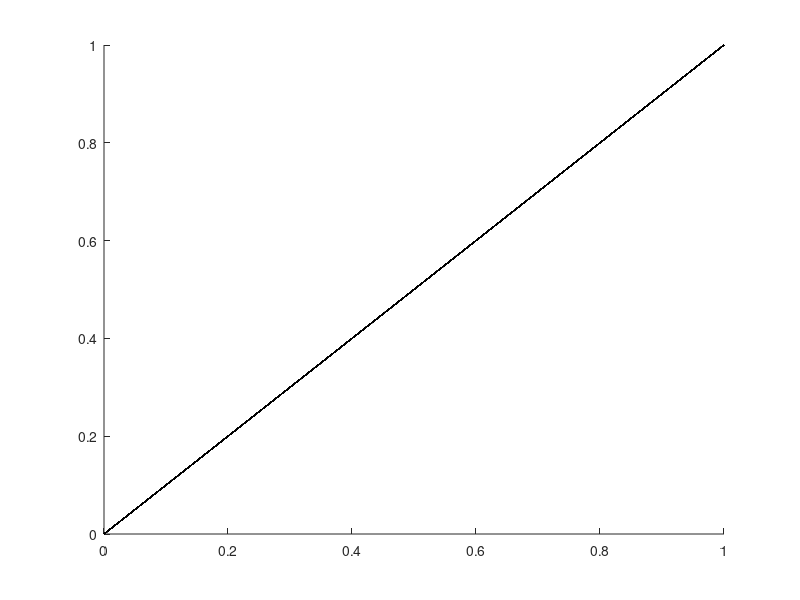
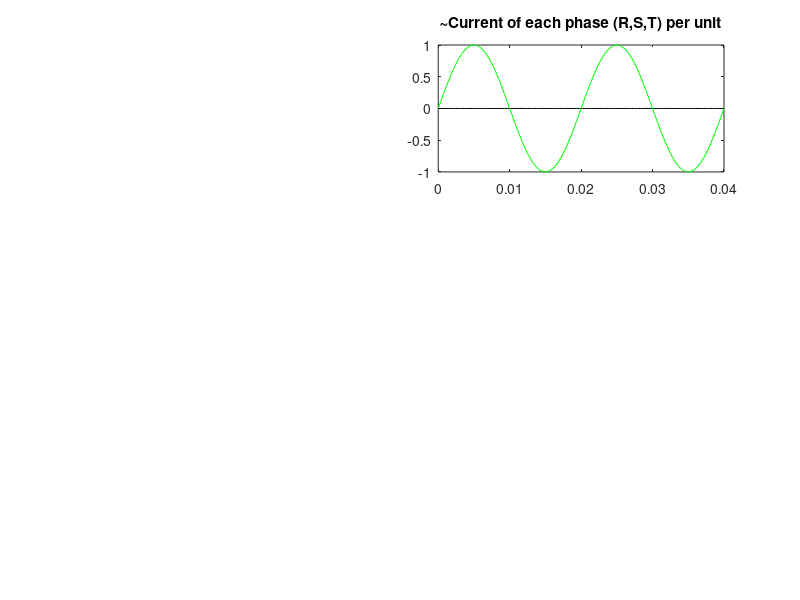

Write MATLAB code to recreate these figures, in order. (Note: this script raises an error after producing the figures.)
%% Clearing variables and close windoes and clearing command window

close all
clear
clc

tic;
%% 

%opengl hardware;

%% File Name

filename = 'polarnosym41.gif';       % Specify the output file name

gifc = 0 ;                                    % 1==yes or 0==no ==> creating .gif animation file

%% variables definition:

j=1i;                      %j=[0+1i]
f=50;                      %frequency
P=1/f;                     %Period
n=100;                      %Number of time steps
t=linspace(0,2*P,n);       %time
    %w=2*pi*f                  %angular frequency(Omega) (rad/s)
Bm=1;                      %amplitude of Mfield produced by each phase
m=round(sqrt(n))+1;
wtd=360*f*t;               %[omega]*t (degree)
wtr=2*pi*f*t;              %[omega]*t (radian)

%% Here we can make fault:

R =  1  +  0.10*sin(1.*wtr)   -  0.05 ;                  %Br=R*Bm*sin(w*t);
S =  1  +  0.19*sin(3.*wtr)   -  0.20 ;                  %Bs=S*Bm*sin(w*t-2*pi/3);
T =  1  +  0.10*sin(2.*wtr)   -  0.20 ;                  %Bt=T*Bm*sin(w*t+2*pi/3);
                        %%A=1.0 ; B=1.0 ;                             %Bnet :: [theta,Bn]=cart2pol(A*Nx,B*Ny);
  %   R=1;S=1;T=1;                             %

%% Magnetic Fields definition:

Br=(Bm*R).*sin(wtr)          ;% +     0.10*(Bm*R).*sin(3*wtr);             %Mfield produced by   phase  'R'  color=Black  +   3rd Harmonic
Bs=(Bm*S).*sin(wtr-2*pi/3)   ;% +     0.15*(Bm*S).*sin(3*(wtr-2*pi/3));    %Mfield produced by   phase  'S'  color=Blue   +   3rd Harmonic
Bt=(Bm*T).*sin(wtr+2*pi/3)   ;% +     0.12*(Bm*T).*sin(3*(wtr+2*pi/3));    %Mfield produced by   phase  'T'  color=Pink   +   3rd Harmonic

%% Mfields in polar coordinates:

RP=complex(Br,0);           
SP=Bs.*exp(j.*(-2*pi/3));              
TP=Bt.*exp(j.*(2*pi/3));           

%% Avaluating Bnet(PBn) vector:

PBn=RP+SP+TP;
theta=angle(PBn);
Bn=abs(PBn);

%% Wave shapes and geometrical positions

c1=Bm.*exp(j.*wtr);
c2=1.5*c1;
ir=(Bm).*sin(wtr);              %Ideal wave form of R
is=(Bm).*sin(wtr-2*pi/3);       %Ideal wave form of S
it=(Bm).*sin(wtr+2*pi/3);       %Ideal wave form of T
in=t-(-1.5+t);
iz=zeros(1,n);

%% Pre-allocating MField Vectors
a(n)=line;                  %a,b,c are M.field Vectors
for ii=1:n      
    a(ii)=line;  
end
b=a;
c=b;
d=c;
close;
%% Somthing for creating Animation

if (gifc == 1)    
    im=cell(n,1);    
    frame=struct('cdata',n,'colormap',3);
end

%%

%   rd=zeros(1,n);
%   sd=rd;
%   td=rd;
%   tt=t-(t-1.5);

%% Openning a Figure

figure('Renderer','OpenGL','NumberTitle','off','Name','Magnetic Fields in a 3phase-Stator By H.Najafi','Units','centimeters','Position',[0.25 2 40 18]);

%% Animated Lines

subplot(3,4,[3,4]);
plot(t,iz,'k',t,ir,'g');
title('~Current of each phase (R,S,T) per unit');
ral=animatedline('Color','k','LineWidth',1.5,'MaximumNumPoints',n);
ylim([-1.5 1.5]);xlim([0 max(t)]);
grid on;
grid minor;
ax = gca;
ax.YLabel.String = 'R';
ax.YLabel.FontSize = 10;
ax.YLabel.FontWeight='bold';

subplot(3,4,[7,8]);
plot(t,iz,'k',t,is,'g');
sal=animatedline('Color','b','LineWidth',1.5,'MaximumNumPoints',n);
ylim([-1.5 1.5]);xlim([0 max(t)]);
grid on;
grid minor;
ax = gca;
ax.YLabel.String = 'S';
ax.YLabel.FontSize = 10;
ax.YLabel.FontWeight='bold';

subplot(3,4,[11,12]);
plot(t,iz,'k',t,it,'g');
tal=animatedline('Color','m','LineWidth',1.5,'MaximumNumPoints',n);
ylim([-1.5 1.5]);xlim([0 max(t)]);
grid on;
grid minor;
ax = gca;
ax.YLabel.String = 'T';
ax.YLabel.FontSize = 10;
ax.YLabel.FontWeight='bold';
ax.XLabel.String = 'Time';
ax.XLabel.FontSize = 10;
ax.XLabel.FontWeight='bold';

subplot(3,4,[9,10]);
plot(wtd,in,'g','LineWidth',0.75);
title('Hamed Najafipour (S.R.T.T.U. <1396>)');
nal=animatedline('Color','r','LineWidth',1.5,'MaximumNumPoints',n);
               %ylim([-2 2]);
xlim([0 max(wtd)]);
grid on;
grid minor;
ax = gca;
ax.YLabel.String  = 'Amplitude of Bnet';
ax.YLabel.FontSize = 10;
ax.YLabel.FontWeight ='bold';
ax.XTickMode = 'manual';
ax.XTick = linspace(0,max(wtd),13);
ax.XLabel.String = 'Position of Bnet(0-360 Degree)';
ax.XLabel.FontSize = 10;
ax.XLabel.FontWeight='bold';

subplot(3,4,[1,2,5,6]);
polarplot(PBn,'r','LineWidth',2);
title('Magnetic Fields');
ax = gca;
ax.ThetaAxisUnits = 'degrees';
ax.ThetaTick = linspace(0,360,13);
ax.RLim = [0 2];
grid on;
grid minor;
hold on;

polarplot(c1 ,'g','LineWidth',1);
polarplot(c2 ,'g','LineWidth',1);
polarplot(PBn,'r','LineWidth',1);

%%

for ii=1:n        
    a(ii)=polarplot([0 theta(ii)], [0 Bn(ii)],'r','Marker','o','LineWidth',1.5,'Visible','off');    
    b(ii)=polarplot([0        0] , [0 Br(ii)],'k','Marker','o','LineWidth',1.0,'Visible','off');
    c(ii)=polarplot([0  -2*pi/3] , [0 Bs(ii)],'b','Marker','o','LineWidth',1.0,'Visible','off');
    d(ii)=polarplot([0   2*pi/3] , [0 Bt(ii)],'m','Marker','o','LineWidth',1.0,'Visible','off');
end

%%
toc;tic;
%%

for ii=1:n
    
    a(ii).Visible='on';
    b(ii).Visible='on';
    c(ii).Visible='on';
    d(ii).Visible='on';
    
    subplot(3,4,[3,4]);
    addpoints(ral,t(ii),Br(ii));
    %drawnow limitrate ;
 
    subplot(3,4,[7,8]);
    addpoints(sal,t(ii),Bs(ii));
    %drawnow limitrate ;    
    
    subplot(3,4,[11,12]);
    addpoints(tal,t(ii),Bt(ii));
   % drawnow limitrate ;

    subplot(3,4,[9,10]);
    addpoints(nal,wtd(ii),Bn(ii));
  %  drawnow limitrate ;

    if (gifc == 1)
        
        frame(ii) = getframe(1);
        im{ii} = frame2im(frame(ii));
    else
        pause(0.04);
    end
    

    
    
    %drawnow limitrate;
    
    a(ii).Visible='off';
    b(ii).Visible='off';
    c(ii).Visible='off';
    d(ii).Visible='off';
    
end
%% Movie
%      close;
%      fig=figure('NumberTitle','off','Name',['Magnetic Fields in the Stator',date],'Units','centimeters','Position',[0.25 2 40 18]);
%     movie(fig,frame,2);
%% These following codes are written for exporting plots to a .gif (animation) file

if (gifc == 1)
    %close;
%     figure;
%     for idx = 1:n
%         subplot(m,m,idx)
%         imshow(im{idx});
%     end    
    
    for idx = 1:n
        [A,map] = rgb2ind(im{idx},256);
        if idx == 1
            imwrite(A,map,filename,'gif','LoopCount',   Inf  ,'DelayTime',0);
        else
            imwrite(A,map,filename,'gif','WriteMode','append','DelayTime',0);
        end
    end
    
end
%%
close all;
toc;

%% The End... ...!?
